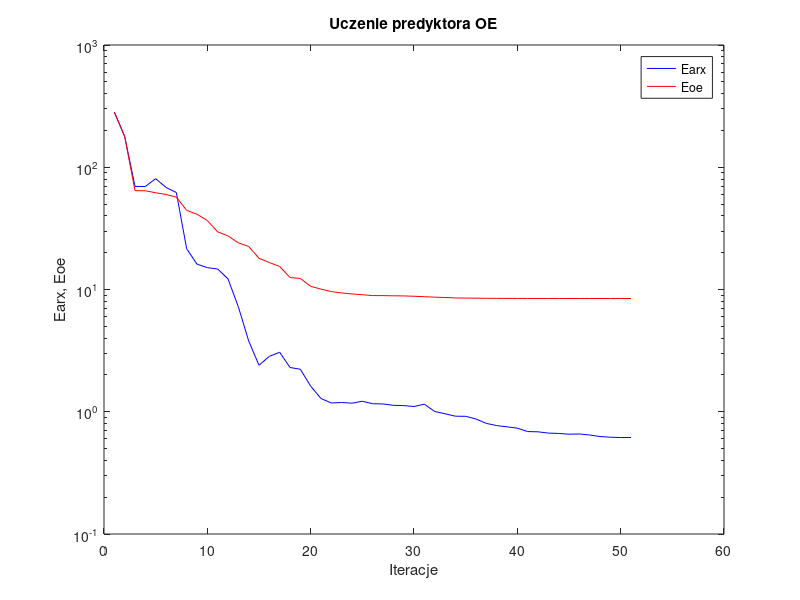
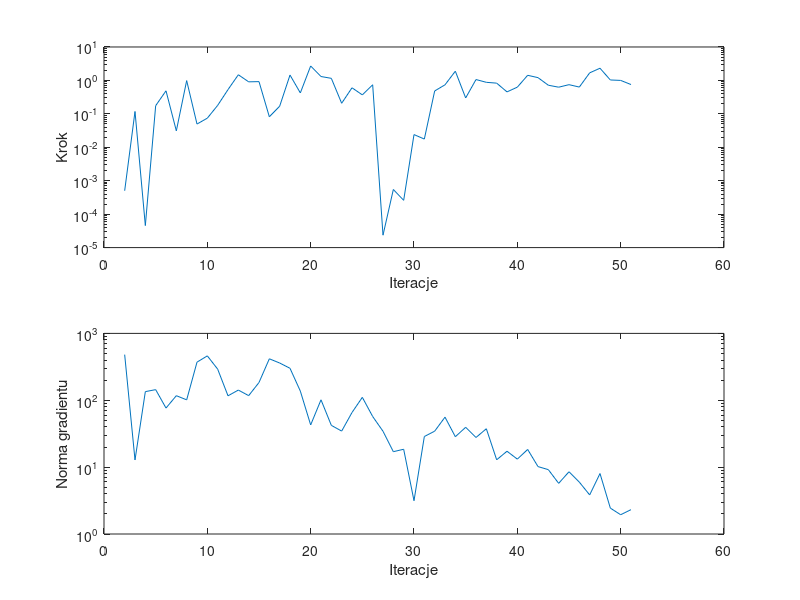

Recreate these plots in MATLAB, in order.
%uczenie predyktora oe
clear all;
n=0; farx(n+1)=2.822400e+002; foe(n+1)=2.819634e+002; wspucz(n+1)=0.000000e+000; ng(n+1)=0.000000e+000;
%odnowa zmiennej metryki
n=1; farx(n+1)=1.790116e+002; foe(n+1)=1.784618e+002; krok(n+1)=5.014459e-004; ng(n+1)=4.813714e+002;
n=2; farx(n+1)=6.973601e+001; foe(n+1)=6.435159e+001; krok(n+1)=1.178633e-001; ng(n+1)=1.280062e+001;
n=3; farx(n+1)=6.960699e+001; foe(n+1)=6.422240e+001; krok(n+1)=4.554340e-005; ng(n+1)=1.346051e+002;
n=4; farx(n+1)=8.060982e+001; foe(n+1)=6.182944e+001; krok(n+1)=1.752988e-001; ng(n+1)=1.441497e+002;
n=5; farx(n+1)=6.839188e+001; foe(n+1)=5.992828e+001; krok(n+1)=4.884576e-001; ng(n+1)=7.648101e+001;
n=6; farx(n+1)=6.212086e+001; foe(n+1)=5.698416e+001; krok(n+1)=3.105330e-002; ng(n+1)=1.170708e+002;
n=7; farx(n+1)=2.153726e+001; foe(n+1)=4.437318e+001; krok(n+1)=9.872312e-001; ng(n+1)=1.014257e+002;
n=8; farx(n+1)=1.611872e+001; foe(n+1)=4.128404e+001; krok(n+1)=4.954706e-002; ng(n+1)=3.714804e+002;
n=9; farx(n+1)=1.509008e+001; foe(n+1)=3.664939e+001; krok(n+1)=7.437068e-002; ng(n+1)=4.610566e+002;
n=10; farx(n+1)=1.471133e+001; foe(n+1)=2.961977e+001; krok(n+1)=1.794664e-001; ng(n+1)=2.920510e+002;
n=11; farx(n+1)=1.221529e+001; foe(n+1)=2.745711e+001; krok(n+1)=5.312625e-001; ng(n+1)=1.165557e+002;
n=12; farx(n+1)=7.223601e+000; foe(n+1)=2.407252e+001; krok(n+1)=1.476581e+000; ng(n+1)=1.420426e+002;
n=13; farx(n+1)=3.798937e+000; foe(n+1)=2.250646e+001; krok(n+1)=9.072770e-001; ng(n+1)=1.172721e+002;
n=14; farx(n+1)=2.399875e+000; foe(n+1)=1.800280e+001; krok(n+1)=9.205345e-001; ng(n+1)=1.843753e+002;
n=15; farx(n+1)=2.840441e+000; foe(n+1)=1.662458e+001; krok(n+1)=8.172294e-002; ng(n+1)=4.169616e+002;
n=16; farx(n+1)=3.066765e+000; foe(n+1)=1.543044e+001; krok(n+1)=1.694093e-001; ng(n+1)=3.606147e+002;
n=17; farx(n+1)=2.301237e+000; foe(n+1)=1.252892e+001; krok(n+1)=1.447720e+000; ng(n+1)=3.007924e+002;
n=18; farx(n+1)=2.227647e+000; foe(n+1)=1.231399e+001; krok(n+1)=4.228884e-001; ng(n+1)=1.370596e+002;
n=19; farx(n+1)=1.619656e+000; foe(n+1)=1.061892e+001; krok(n+1)=2.704893e+000; ng(n+1)=4.278117e+001;
n=20; farx(n+1)=1.282769e+000; foe(n+1)=1.007339e+001; krok(n+1)=1.307567e+000; ng(n+1)=1.015719e+002;
n=21; farx(n+1)=1.179892e+000; foe(n+1)=9.612974e+000; krok(n+1)=1.154449e+000; ng(n+1)=4.213766e+001;
n=22; farx(n+1)=1.189748e+000; foe(n+1)=9.371610e+000; krok(n+1)=2.073757e-001; ng(n+1)=3.459386e+001;
n=23; farx(n+1)=1.175458e+000; foe(n+1)=9.198846e+000; krok(n+1)=6.019322e-001; ng(n+1)=6.559458e+001;
n=24; farx(n+1)=1.218686e+000; foe(n+1)=9.060684e+000; krok(n+1)=3.691454e-001; ng(n+1)=1.105855e+002;
n=25; farx(n+1)=1.162891e+000; foe(n+1)=8.921527e+000; krok(n+1)=7.413928e-001; ng(n+1)=5.719074e+001;
%odnowa zmiennej metryki
n=26; farx(n+1)=1.158559e+000; foe(n+1)=8.914625e+000; krok(n+1)=2.352777e-005; ng(n+1)=3.438547e+001;
n=27; farx(n+1)=1.128555e+000; foe(n+1)=8.881275e+000; krok(n+1)=5.469456e-004; ng(n+1)=1.701795e+001;
n=28; farx(n+1)=1.123372e+000; foe(n+1)=8.862732e+000; krok(n+1)=2.594055e-004; ng(n+1)=1.850544e+001;
n=29; farx(n+1)=1.103641e+000; foe(n+1)=8.803399e+000; krok(n+1)=2.398987e-002; ng(n+1)=3.145849e+000;
n=30; farx(n+1)=1.153623e+000; foe(n+1)=8.736656e+000; krok(n+1)=1.763378e-002; ng(n+1)=2.869051e+001;
n=31; farx(n+1)=1.004833e+000; foe(n+1)=8.655143e+000; krok(n+1)=4.836593e-001; ng(n+1)=3.448700e+001;
n=32; farx(n+1)=9.632612e-001; foe(n+1)=8.602165e+000; krok(n+1)=7.386536e-001; ng(n+1)=5.590687e+001;
n=33; farx(n+1)=9.197745e-001; foe(n+1)=8.528523e+000; krok(n+1)=1.885812e+000; ng(n+1)=2.850164e+001;
n=34; farx(n+1)=9.175407e-001; foe(n+1)=8.511107e+000; krok(n+1)=2.991387e-001; ng(n+1)=3.941835e+001;
n=35; farx(n+1)=8.721565e-001; foe(n+1)=8.489794e+000; krok(n+1)=1.062525e+000; ng(n+1)=2.775544e+001;
n=36; farx(n+1)=8.030667e-001; foe(n+1)=8.475159e+000; krok(n+1)=8.773192e-001; ng(n+1)=3.749605e+001;
n=37; farx(n+1)=7.708062e-001; foe(n+1)=8.462014e+000; krok(n+1)=8.289013e-001; ng(n+1)=1.287626e+001;
n=38; farx(n+1)=7.527688e-001; foe(n+1)=8.457064e+000; krok(n+1)=4.536903e-001; ng(n+1)=1.728636e+001;
n=39; farx(n+1)=7.340098e-001; foe(n+1)=8.452789e+000; krok(n+1)=6.290754e-001; ng(n+1)=1.317711e+001;
n=40; farx(n+1)=6.885187e-001; foe(n+1)=8.449476e+000; krok(n+1)=1.422745e+000; ng(n+1)=1.838287e+001;
n=41; farx(n+1)=6.854467e-001; foe(n+1)=8.447050e+000; krok(n+1)=1.210739e+000; ng(n+1)=1.018768e+001;
n=42; farx(n+1)=6.689362e-001; foe(n+1)=8.444479e+000; krok(n+1)=7.178655e-001; ng(n+1)=9.171692e+000;
n=43; farx(n+1)=6.647017e-001; foe(n+1)=8.443494e+000; krok(n+1)=6.273059e-001; ng(n+1)=5.721491e+000;
n=44; farx(n+1)=6.553635e-001; foe(n+1)=8.442477e+000; krok(n+1)=7.461831e-001; ng(n+1)=8.529739e+000;
n=45; farx(n+1)=6.579436e-001; foe(n+1)=8.442132e+000; krok(n+1)=6.329112e-001; ng(n+1)=5.965776e+000;
n=46; farx(n+1)=6.456668e-001; foe(n+1)=8.441725e+000; krok(n+1)=1.683587e+000; ng(n+1)=3.841076e+000;
n=47; farx(n+1)=6.267347e-001; foe(n+1)=8.441191e+000; krok(n+1)=2.315580e+000; ng(n+1)=8.021064e+000;
n=48; farx(n+1)=6.191345e-001; foe(n+1)=8.441038e+000; krok(n+1)=1.031099e+000; ng(n+1)=2.439106e+000;
n=49; farx(n+1)=6.152394e-001; foe(n+1)=8.441005e+000; krok(n+1)=1.001154e+000; ng(n+1)=1.941822e+000;
n=50; farx(n+1)=6.154396e-001; foe(n+1)=8.440979e+000; krok(n+1)=7.525649e-001; ng(n+1)=2.312669e+000;

figure; semilogy(farx,'b'); hold on; semilogy(foe,'r'); xlabel('Iteracje'); ylabel('Earx, Eoe'); legend('Earx','Eoe'); title('Uczenie predyktora OE');
figure; subplot(2,1,1); semilogy(krok); xlabel('Iteracje'); ylabel('Krok');
subplot(2,1,2); semilogy(ng); xlabel('Iteracje'); ylabel('Norma gradientu');
Earx=farx(n+1)
Eoe=foe(n+1)
